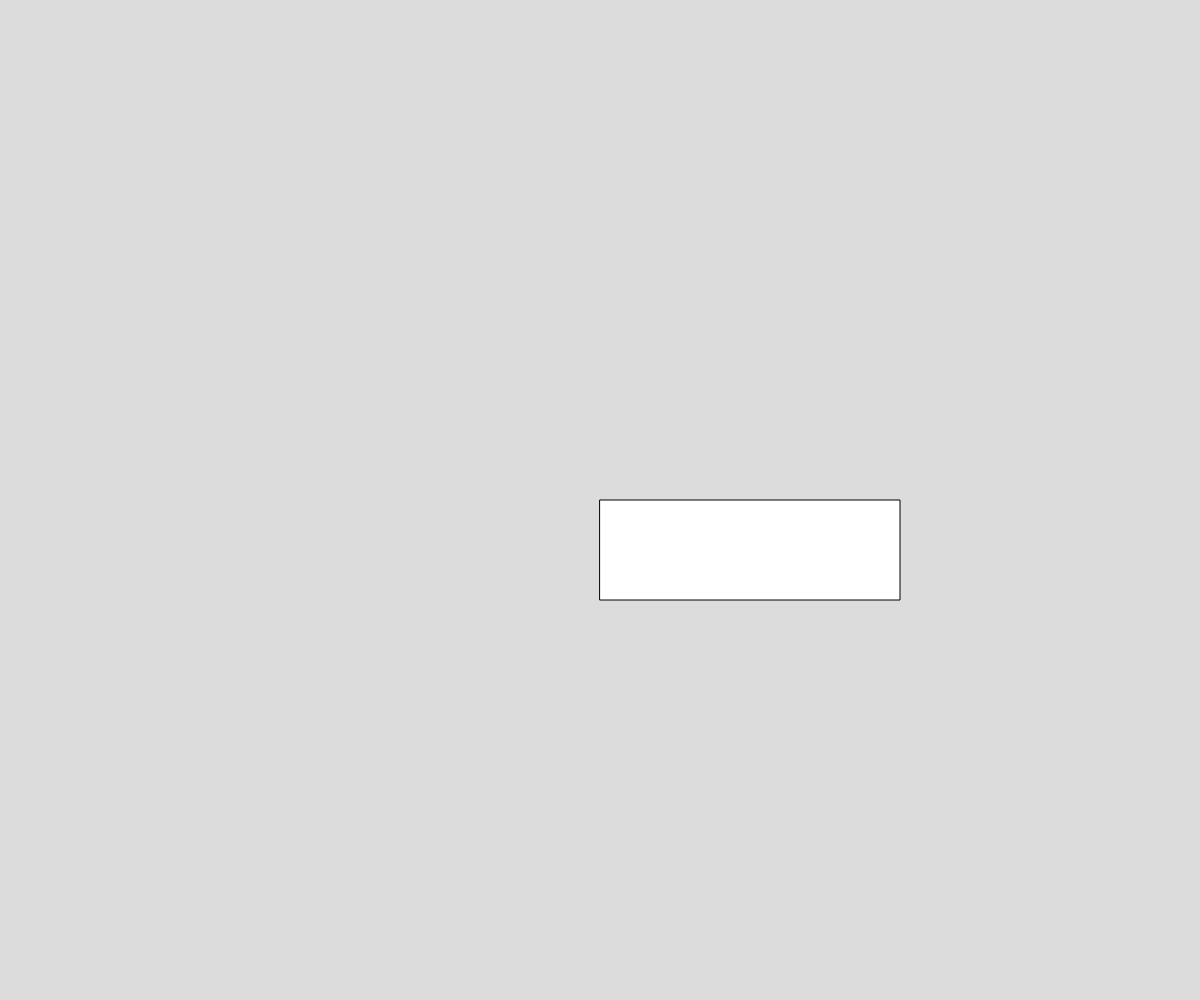
Frame 1 (no input)
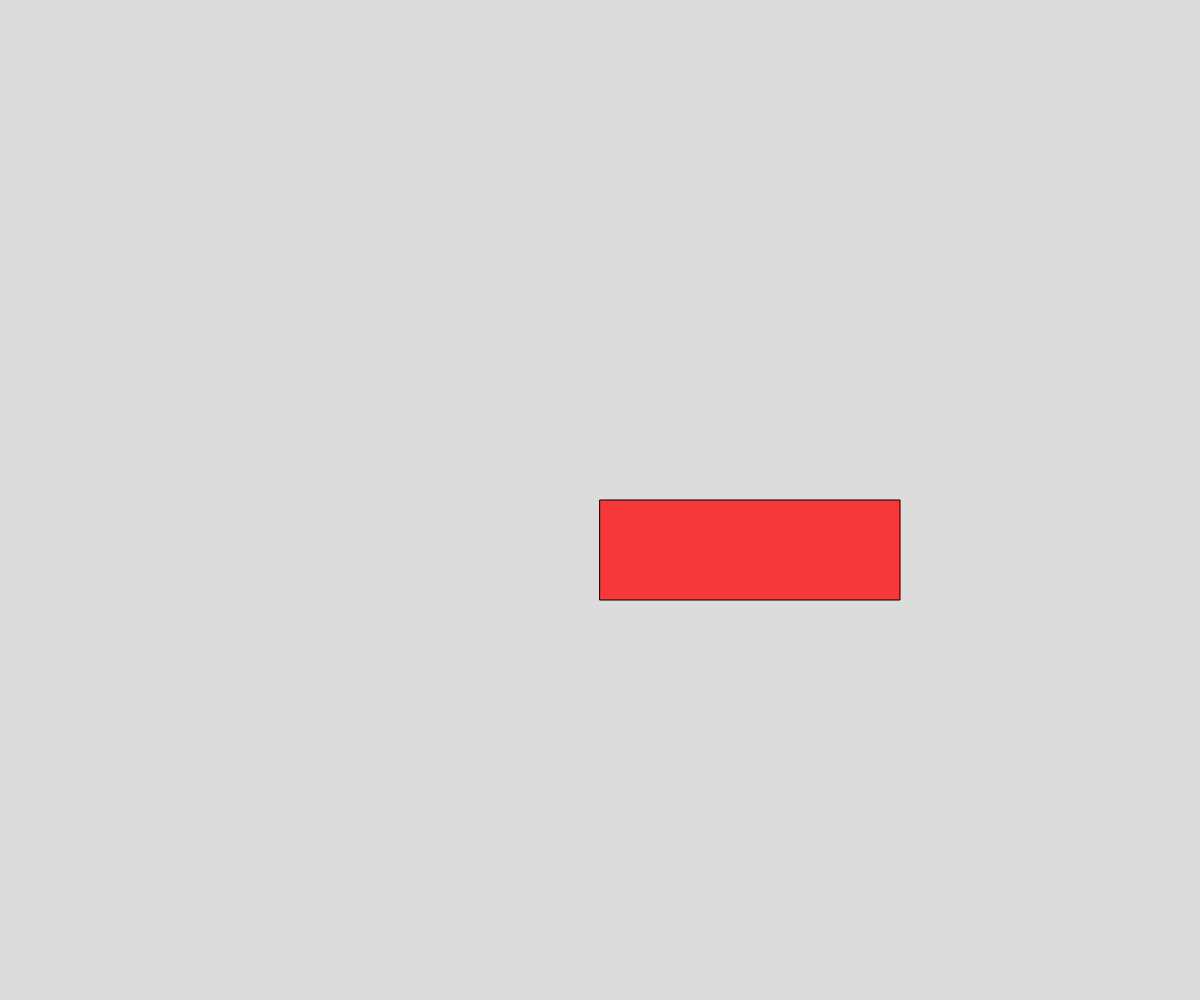
Frame 60 (no input)
Frame 120 (the mouse pressed at the canvas centre since frame 60): identical to frame 60, image omitted

The p5.js sketch that drew these frames (run headless with seeded random() and noise() and a simulated clock; from frame 60 on, the mouse is pressed at the canvas centre):

// p5.js sketch
// ── sketch.js
// Project Title
// Your Name
// Date
//
// Extra for Experts:
// - describe what you did to take this project "above and beyond"

class Button{
  constructor(x, y, width, height){
    this.x = x;
    this.y = y;
    this.width = width;
    this.height = height;
    this.color = color(255, 0, 0, 190);

  }

  display() {
    rect(this.x, this.y, this.width, this.height);
    fill(this.color);
  }

  isInside(x, y){

  }
  
}

let newArray = [];
// let newBox = new Button(100, 100/2, 300, 100);
let box1;
// newArray.push(box1);

function setup() {
  createCanvas(windowWidth, windowHeight);
  box1 = new Button(width/2, height/2, 300, 100);
}


function draw() {
  background(220);
  // newArray[0].display();
  box1.display();
}

function mousePressed() {
  if (mouseX > width/2 && mouseX < width/2 + 300 && mouseY > height/2 && mouseY < height/2 + 100) {
    newArray.push(newBox);
  }
}
